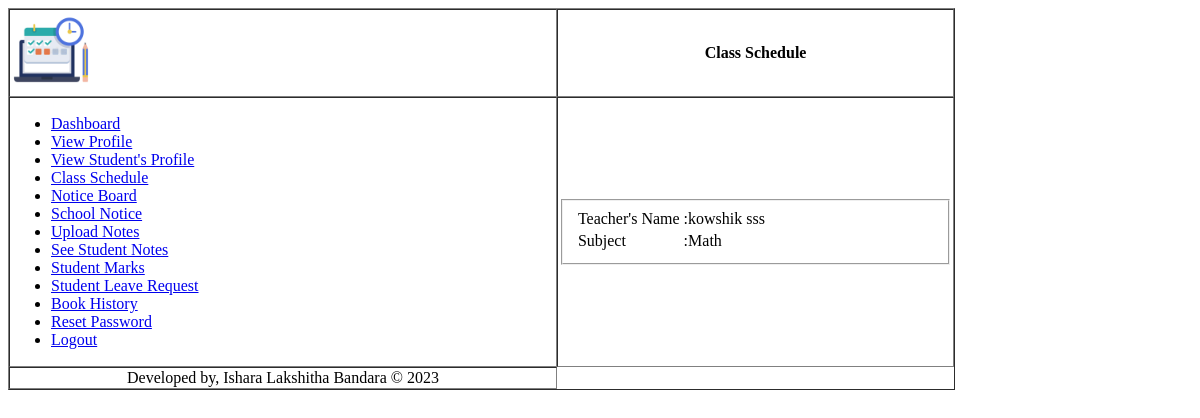
Before: /Teacher/View/Schedule.php (signed in) with the older database file.
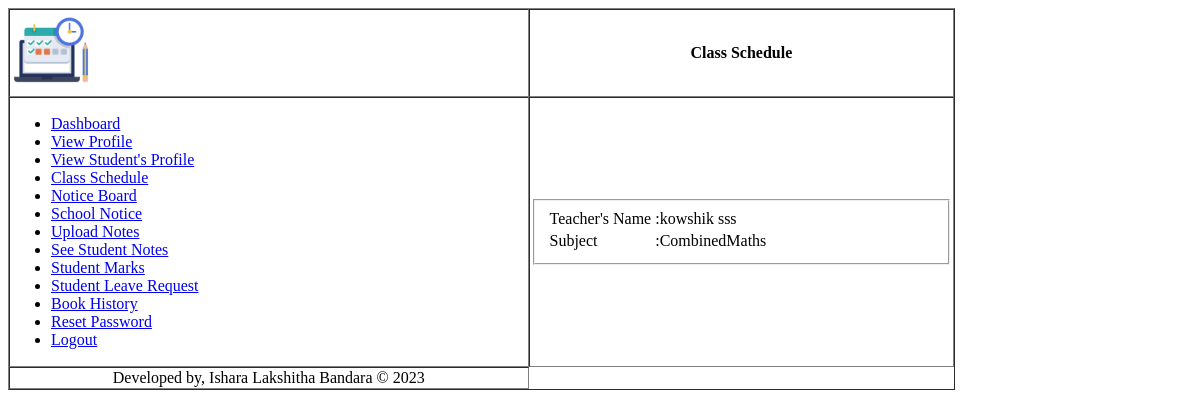
After: the same page with the newer database file.
### tables this page shows
CREATE TABLE `teacher` (
  `id` varchar(20) NOT NULL,
  `name` varchar(70) NOT NULL,
  `email` varchar(70) NOT NULL,
  `mobile` varchar(70) NOT NULL,
  `gender` varchar(70) NOT NULL,
  `dob` date NOT NULL,
  `subject` varchar(30) NOT NULL,
  `password` varchar(70) NOT NULL
);

### Teacher/Model/DatabaseConnection.php (called while the page is built, shortened)
<?php
	function getUserById($Id){
		$conn = getConnection();
		$sql = "select * from teacher where id='{$Id}'";
		$result = mysqli_query($conn, $sql);
		$row = mysqli_fetch_assoc($result);
		return $row;
	}
?>

### Teacher/View/Schedule.php (the view, shortened to what this page needs)
<?php
  require_once('../Model/DatabaseConnection.php');
  $User = getUserById($_COOKIE['ID']);
	if(isset($_COOKIE['flag']))
	{
?>
<!DOCTYPE html>
<html>
  <head>
  </head>
  <body>
    <table border="1" cellspacing="0" width="80%" >
      <tr>
        <tr>
            <td align="Left"><img height="80px" weight="80px" src="../Resources/routine.jpg" alt=""></td>
            <td align="Center">
            <b>
            Class Schedule
            </b>
            </td>
          </tr>
        <td height="150px" weight="150px">
                <ul>
                    <li><a href="TeacherDashboard.php">Dashboard</a></li>
                    <li><a href="ViewProfile.php">View Profile</a></li>
                    <li><a href="StudentList.php">View Student's Profile</a></li>
                    <li><a href="Schedule.php">Class Schedule</a></li>
                    <li><a href="NoticeBoard.php">Notice Board</a></li>
                    <li><a href="ViewSchoolNotice.php">School Notice</a></li>
                    <li><a href="UploadNotes.php">Upload Notes</a></li>
                    <li><a href="ViewUploadedNotes(Student).php">See Student Notes</a></li>
                    <li><a href="StudentListMarks.php">Student Marks</a></li>
                    <li><a href="LeaveRequest.php">Student Leave Request</a></li>
                    <li><a href="BookHistory.php">Book History</a></li>
                    <li><a href="ChangePass.php">Reset Password</a></li>
                    <li><a href="../Controller/Logout.php">Logout</a></li>
                </ul>
        </td>
        <td>
            <fieldset>
            <form class="" action="" method="post">
               <table>
               <tr>
                <td>Teacher's Name</td>
                <td>:<?php echo $User['name'];?></td>
               </tr>
               <tr>
                <td>Subject</td>
                <td>:<?php echo $User['subject'];?></td>
               </tr>
               </table>
            </form>
            </fieldset>
        </td>
      </tr>
      <?php include("TeacherFooter.php") ?>
    </table>
  </body>
</html>
<?php
	}else{
		header('location: LoginPage.php');
	}
?>

Changed rows visible on the page:
changed teacher "kowshik sss": subject "Math" → "CombinedMaths"
